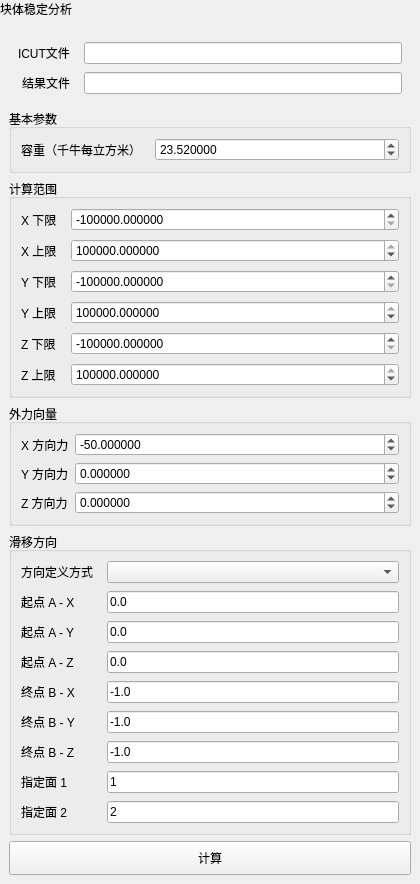
<?xml version='1.0' encoding='UTF-8'?>
<ui version="4.0">
 <class>CaveBlockStabilityWidget</class>
 <widget class="QWidget" name="CaveBlockStabilityWidget">
  <property name="geometry">
   <rect>
    <x>0</x>
    <y>0</y>
    <width>420</width>
    <height>720</height>
   </rect>
  </property>
  <property name="windowTitle">
   <string>块体稳定分析</string>
  </property>
  <layout class="QVBoxLayout" name="rootLayout">
   <item>
    <widget class="QLabel" name="pageHeaderLabel">
     <property name="text">
      <string>块体稳定分析</string>
     </property>
     <property name="visible">
      <bool>false</bool>
     </property>
    </widget>
   </item>
   <item>
    <widget class="QWidget" name="contentWidget">
     <layout class="QVBoxLayout" name="contentLayout">
      <item>
       <widget class="QWidget" name="fileHiddenWidget">
        <property name="visible">
         <bool>false</bool>
        </property>
        <layout class="QFormLayout" name="fileFormLayout">
         <item row="0" column="0">
          <widget class="QLabel" name="labelIcut">
           <property name="sizePolicy">
            <sizepolicy hsizetype="Fixed" vsizetype="Preferred">
             <horstretch>0</horstretch>
             <verstretch>0</verstretch>
            </sizepolicy>
           </property>
           <property name="text">
            <string>ICUT文件</string>
           </property>
           <property name="wordWrap">
            <bool>false</bool>
           </property>
          </widget>
         </item>
         <item row="0" column="1">
          <widget class="QLineEdit" name="icutFileEdit">
           <property name="minimumSize">
            <size>
             <width>10</width>
             <height>0</height>
            </size>
           </property>
          </widget>
         </item>
         <item row="1" column="0">
          <widget class="QLabel" name="labelSafe">
           <property name="sizePolicy">
            <sizepolicy hsizetype="Fixed" vsizetype="Preferred">
             <horstretch>0</horstretch>
             <verstretch>0</verstretch>
            </sizepolicy>
           </property>
           <property name="text">
            <string>结果文件</string>
           </property>
           <property name="wordWrap">
            <bool>false</bool>
           </property>
          </widget>
         </item>
         <item row="1" column="1">
          <widget class="QLineEdit" name="safeFileEdit">
           <property name="minimumSize">
            <size>
             <width>10</width>
             <height>0</height>
            </size>
           </property>
          </widget>
         </item>
         <property name="horizontalSpacing">
          <number>14</number>
         </property>
         <property name="verticalSpacing">
          <number>8</number>
         </property>
         <property name="fieldGrowthPolicy">
          <enum>QFormLayout::AllNonFixedFieldsGrow</enum>
         </property>
         <property name="rowWrapPolicy">
          <enum>QFormLayout::WrapLongRows</enum>
         </property>
         <property name="labelAlignment">
          <set>Qt::AlignRight|Qt::AlignVCenter</set>
         </property>
        </layout>
       </widget>
      </item>
      <item>
       <widget class="QGroupBox" name="basicGroupBox">
        <property name="title">
         <string>基本参数</string>
        </property>
        <layout class="QFormLayout" name="basicFormLayout">
         <property name="labelAlignment">
          <set>Qt::AlignRight|Qt::AlignVCenter</set>
         </property>
         <property name="fieldGrowthPolicy">
          <enum>QFormLayout::AllNonFixedFieldsGrow</enum>
         </property>
         <item row="0" column="0">
          <widget class="QLabel" name="labelWeight">
           <property name="sizePolicy">
            <sizepolicy hsizetype="Fixed" vsizetype="Preferred">
             <horstretch>0</horstretch>
             <verstretch>0</verstretch>
            </sizepolicy>
           </property>
           <property name="text">
            <string>容重（千牛每立方米）</string>
           </property>
           <property name="wordWrap">
            <bool>false</bool>
           </property>
          </widget>
         </item>
         <item row="0" column="1">
          <widget class="CompactDoubleSpinBox" name="weightEdit">
           <property name="minimumSize">
            <size>
             <width>10</width>
             <height>0</height>
            </size>
           </property>
           <property name="decimals">
            <number>6</number>
           </property>
           <property name="minimum">
            <double>-1000000000.000000</double>
           </property>
           <property name="maximum">
            <double>1000000000.000000</double>
           </property>
           <property name="singleStep">
            <double>1.000000</double>
           </property>
           <property name="value">
            <double>23.520000</double>
           </property>
           <property name="keyboardTracking">
            <bool>false</bool>
           </property>
          </widget>
         </item>
         <property name="leftMargin">
          <number>9</number>
         </property>
         <property name="topMargin">
          <number>9</number>
         </property>
         <property name="rightMargin">
          <number>9</number>
         </property>
         <property name="bottomMargin">
          <number>9</number>
         </property>
         <property name="spacing">
          <number>6</number>
         </property>
         <property name="horizontalSpacing">
          <number>14</number>
         </property>
         <property name="verticalSpacing">
          <number>8</number>
         </property>
         <property name="rowWrapPolicy">
          <enum>QFormLayout::WrapLongRows</enum>
         </property>
        </layout>
       </widget>
      </item>
      <item>
       <widget class="QGroupBox" name="rangeGroupBox">
        <property name="title">
         <string>计算范围</string>
        </property>
        <layout class="QFormLayout" name="rangeFormLayout">
         <item row="0" column="0">
          <widget class="QLabel" name="labelXMin">
           <property name="sizePolicy">
            <sizepolicy hsizetype="Fixed" vsizetype="Preferred">
             <horstretch>0</horstretch>
             <verstretch>0</verstretch>
            </sizepolicy>
           </property>
           <property name="text">
            <string>X 下限</string>
           </property>
           <property name="wordWrap">
            <bool>false</bool>
           </property>
          </widget>
         </item>
         <item row="0" column="1">
          <widget class="CompactDoubleSpinBox" name="xMinEdit">
           <property name="minimumSize">
            <size>
             <width>10</width>
             <height>0</height>
            </size>
           </property>
           <property name="decimals">
            <number>6</number>
           </property>
           <property name="minimum">
            <double>-1000000000.000000</double>
           </property>
           <property name="maximum">
            <double>1000000000.000000</double>
           </property>
           <property name="singleStep">
            <double>1.000000</double>
           </property>
           <property name="value">
            <double>-1000000.000000</double>
           </property>
           <property name="keyboardTracking">
            <bool>false</bool>
           </property>
          </widget>
         </item>
         <item row="1" column="0">
          <widget class="QLabel" name="labelXMax">
           <property name="sizePolicy">
            <sizepolicy hsizetype="Fixed" vsizetype="Preferred">
             <horstretch>0</horstretch>
             <verstretch>0</verstretch>
            </sizepolicy>
           </property>
           <property name="text">
            <string>X 上限</string>
           </property>
           <property name="wordWrap">
            <bool>false</bool>
           </property>
          </widget>
         </item>
         <item row="1" column="1">
          <widget class="CompactDoubleSpinBox" name="xMaxEdit">
           <property name="minimumSize">
            <size>
             <width>10</width>
             <height>0</height>
            </size>
           </property>
           <property name="decimals">
            <number>6</number>
           </property>
           <property name="minimum">
            <double>-1000000000.000000</double>
           </property>
           <property name="maximum">
            <double>1000000000.000000</double>
           </property>
           <property name="singleStep">
            <double>1.000000</double>
           </property>
           <property name="value">
            <double>1000000.000000</double>
           </property>
           <property name="keyboardTracking">
            <bool>false</bool>
           </property>
          </widget>
         </item>
         <item row="2" column="0">
          <widget class="QLabel" name="labelYMin">
           <property name="sizePolicy">
            <sizepolicy hsizetype="Fixed" vsizetype="Preferred">
             <horstretch>0</horstretch>
             <verstretch>0</verstretch>
            </sizepolicy>
           </property>
           <property name="text">
            <string>Y 下限</string>
           </property>
           <property name="wordWrap">
            <bool>false</bool>
           </property>
          </widget>
         </item>
         <item row="2" column="1">
          <widget class="CompactDoubleSpinBox" name="yMinEdit">
           <property name="minimumSize">
            <size>
             <width>10</width>
             <height>0</height>
            </size>
           </property>
           <property name="decimals">
            <number>6</number>
           </property>
           <property name="minimum">
            <double>-1000000000.000000</double>
           </property>
           <property name="maximum">
            <double>1000000000.000000</double>
           </property>
           <property name="singleStep">
            <double>1.000000</double>
           </property>
           <property name="value">
            <double>-1000000.000000</double>
           </property>
           <property name="keyboardTracking">
            <bool>false</bool>
           </property>
          </widget>
         </item>
         <item row="3" column="0">
          <widget class="QLabel" name="labelYMax">
           <property name="sizePolicy">
            <sizepolicy hsizetype="Fixed" vsizetype="Preferred">
             <horstretch>0</horstretch>
             <verstretch>0</verstretch>
            </sizepolicy>
           </property>
           <property name="text">
            <string>Y 上限</string>
           </property>
           <property name="wordWrap">
            <bool>false</bool>
           </property>
          </widget>
         </item>
         <item row="3" column="1">
          <widget class="CompactDoubleSpinBox" name="yMaxEdit">
           <property name="minimumSize">
            <size>
             <width>10</width>
             <height>0</height>
            </size>
           </property>
           <property name="decimals">
            <number>6</number>
           </property>
           <property name="minimum">
            <double>-1000000000.000000</double>
           </property>
           <property name="maximum">
            <double>1000000000.000000</double>
           </property>
           <property name="singleStep">
            <double>1.000000</double>
           </property>
           <property name="value">
            <double>1000000.000000</double>
           </property>
           <property name="keyboardTracking">
            <bool>false</bool>
           </property>
          </widget>
         </item>
         <item row="4" column="0">
          <widget class="QLabel" name="labelZMin">
           <property name="sizePolicy">
            <sizepolicy hsizetype="Fixed" vsizetype="Preferred">
             <horstretch>0</horstretch>
             <verstretch>0</verstretch>
            </sizepolicy>
           </property>
           <property name="text">
            <string>Z 下限</string>
           </property>
           <property name="wordWrap">
            <bool>false</bool>
           </property>
          </widget>
         </item>
         <item row="4" column="1">
          <widget class="CompactDoubleSpinBox" name="zMinEdit">
           <property name="minimumSize">
            <size>
             <width>10</width>
             <height>0</height>
            </size>
           </property>
           <property name="decimals">
            <number>6</number>
           </property>
           <property name="minimum">
            <double>-1000000000.000000</double>
           </property>
           <property name="maximum">
            <double>1000000000.000000</double>
           </property>
           <property name="singleStep">
            <double>1.000000</double>
           </property>
           <property name="value">
            <double>-1000000.000000</double>
           </property>
           <property name="keyboardTracking">
            <bool>false</bool>
           </property>
          </widget>
         </item>
         <item row="5" column="0">
          <widget class="QLabel" name="labelZMax">
           <property name="sizePolicy">
            <sizepolicy hsizetype="Fixed" vsizetype="Preferred">
             <horstretch>0</horstretch>
             <verstretch>0</verstretch>
            </sizepolicy>
           </property>
           <property name="text">
            <string>Z 上限</string>
           </property>
           <property name="wordWrap">
            <bool>false</bool>
           </property>
          </widget>
         </item>
         <item row="5" column="1">
          <widget class="CompactDoubleSpinBox" name="zMaxEdit">
           <property name="minimumSize">
            <size>
             <width>10</width>
             <height>0</height>
            </size>
           </property>
           <property name="decimals">
            <number>6</number>
           </property>
           <property name="minimum">
            <double>-1000000000.000000</double>
           </property>
           <property name="maximum">
            <double>1000000000.000000</double>
           </property>
           <property name="singleStep">
            <double>1.000000</double>
           </property>
           <property name="value">
            <double>1000000.000000</double>
           </property>
           <property name="keyboardTracking">
            <bool>false</bool>
           </property>
          </widget>
         </item>
         <property name="leftMargin">
          <number>9</number>
         </property>
         <property name="topMargin">
          <number>9</number>
         </property>
         <property name="rightMargin">
          <number>9</number>
         </property>
         <property name="bottomMargin">
          <number>9</number>
         </property>
         <property name="horizontalSpacing">
          <number>14</number>
         </property>
         <property name="verticalSpacing">
          <number>8</number>
         </property>
         <property name="fieldGrowthPolicy">
          <enum>QFormLayout::AllNonFixedFieldsGrow</enum>
         </property>
         <property name="rowWrapPolicy">
          <enum>QFormLayout::WrapLongRows</enum>
         </property>
         <property name="labelAlignment">
          <set>Qt::AlignLeft|Qt::AlignVCenter</set>
         </property>
        </layout>
       </widget>
      </item>
      <item>
       <widget class="QGroupBox" name="forceGroupBox">
        <property name="title">
         <string>外力向量</string>
        </property>
        <layout class="QGridLayout" name="forceGridLayout">
         <item row="0" column="0">
          <widget class="QLabel" name="labelFx">
           <property name="sizePolicy">
            <sizepolicy hsizetype="Fixed" vsizetype="Preferred">
             <horstretch>0</horstretch>
             <verstretch>0</verstretch>
            </sizepolicy>
           </property>
           <property name="text">
            <string>X 方向力</string>
           </property>
           <property name="wordWrap">
            <bool>false</bool>
           </property>
          </widget>
         </item>
         <item row="0" column="1">
          <widget class="CompactDoubleSpinBox" name="fxEdit">
           <property name="minimumSize">
            <size>
             <width>10</width>
             <height>0</height>
            </size>
           </property>
           <property name="decimals">
            <number>6</number>
           </property>
           <property name="minimum">
            <double>-1000000000.000000</double>
           </property>
           <property name="maximum">
            <double>1000000000.000000</double>
           </property>
           <property name="singleStep">
            <double>1.000000</double>
           </property>
           <property name="value">
            <double>-50.000000</double>
           </property>
           <property name="keyboardTracking">
            <bool>false</bool>
           </property>
          </widget>
         </item>
         <item row="1" column="0">
          <widget class="QLabel" name="labelFy">
           <property name="sizePolicy">
            <sizepolicy hsizetype="Fixed" vsizetype="Preferred">
             <horstretch>0</horstretch>
             <verstretch>0</verstretch>
            </sizepolicy>
           </property>
           <property name="text">
            <string>Y 方向力</string>
           </property>
           <property name="wordWrap">
            <bool>false</bool>
           </property>
          </widget>
         </item>
         <item row="1" column="1">
          <widget class="CompactDoubleSpinBox" name="fyEdit">
           <property name="minimumSize">
            <size>
             <width>10</width>
             <height>0</height>
            </size>
           </property>
           <property name="decimals">
            <number>6</number>
           </property>
           <property name="minimum">
            <double>-1000000000.000000</double>
           </property>
           <property name="maximum">
            <double>1000000000.000000</double>
           </property>
           <property name="singleStep">
            <double>1.000000</double>
           </property>
           <property name="value">
            <double>0.000000</double>
           </property>
           <property name="keyboardTracking">
            <bool>false</bool>
           </property>
          </widget>
         </item>
         <item row="2" column="0">
          <widget class="QLabel" name="labelFz">
           <property name="sizePolicy">
            <sizepolicy hsizetype="Fixed" vsizetype="Preferred">
             <horstretch>0</horstretch>
             <verstretch>0</verstretch>
            </sizepolicy>
           </property>
           <property name="text">
            <string>Z 方向力</string>
           </property>
           <property name="wordWrap">
            <bool>false</bool>
           </property>
          </widget>
         </item>
         <item row="2" column="1">
          <widget class="CompactDoubleSpinBox" name="fzEdit">
           <property name="minimumSize">
            <size>
             <width>10</width>
             <height>0</height>
            </size>
           </property>
           <property name="decimals">
            <number>6</number>
           </property>
           <property name="minimum">
            <double>-1000000000.000000</double>
           </property>
           <property name="maximum">
            <double>1000000000.000000</double>
           </property>
           <property name="singleStep">
            <double>1.000000</double>
           </property>
           <property name="value">
            <double>0.000000</double>
           </property>
           <property name="keyboardTracking">
            <bool>false</bool>
           </property>
          </widget>
         </item>
         <property name="leftMargin">
          <number>9</number>
         </property>
         <property name="topMargin">
          <number>9</number>
         </property>
         <property name="rightMargin">
          <number>9</number>
         </property>
         <property name="bottomMargin">
          <number>9</number>
         </property>
         <property name="horizontalSpacing">
          <number>6</number>
         </property>
         <property name="verticalSpacing">
          <number>6</number>
         </property>
        </layout>
       </widget>
      </item>
      <item>
       <widget class="QGroupBox" name="directionGroupBox">
        <property name="title">
         <string>滑移方向</string>
        </property>
        <layout class="QFormLayout" name="directionFormLayout">
         <item row="0" column="0">
          <widget class="QLabel" name="labelIfDir">
           <property name="sizePolicy">
            <sizepolicy hsizetype="Fixed" vsizetype="Preferred">
             <horstretch>0</horstretch>
             <verstretch>0</verstretch>
            </sizepolicy>
           </property>
           <property name="text">
            <string>方向定义方式</string>
           </property>
           <property name="wordWrap">
            <bool>false</bool>
           </property>
          </widget>
         </item>
         <item row="0" column="1">
          <widget class="QComboBox" name="comboIfDir">
           <property name="minimumSize">
            <size>
             <width>10</width>
             <height>0</height>
            </size>
           </property>
          </widget>
         </item>
         <item row="1" column="0">
          <widget class="QLabel" name="labelAx">
           <property name="sizePolicy">
            <sizepolicy hsizetype="Fixed" vsizetype="Preferred">
             <horstretch>0</horstretch>
             <verstretch>0</verstretch>
            </sizepolicy>
           </property>
           <property name="text">
            <string>起点 A - X</string>
           </property>
           <property name="wordWrap">
            <bool>false</bool>
           </property>
          </widget>
         </item>
         <item row="1" column="1">
          <widget class="QLineEdit" name="axEdit">
           <property name="text">
            <string>0.0</string>
           </property>
           <property name="minimumSize">
            <size>
             <width>10</width>
             <height>0</height>
            </size>
           </property>
          </widget>
         </item>
         <item row="2" column="0">
          <widget class="QLabel" name="labelAy">
           <property name="sizePolicy">
            <sizepolicy hsizetype="Fixed" vsizetype="Preferred">
             <horstretch>0</horstretch>
             <verstretch>0</verstretch>
            </sizepolicy>
           </property>
           <property name="text">
            <string>起点 A - Y</string>
           </property>
           <property name="wordWrap">
            <bool>false</bool>
           </property>
          </widget>
         </item>
         <item row="2" column="1">
          <widget class="QLineEdit" name="ayEdit">
           <property name="text">
            <string>0.0</string>
           </property>
           <property name="minimumSize">
            <size>
             <width>10</width>
             <height>0</height>
            </size>
           </property>
          </widget>
         </item>
         <item row="3" column="0">
          <widget class="QLabel" name="labelAz">
           <property name="sizePolicy">
            <sizepolicy hsizetype="Fixed" vsizetype="Preferred">
             <horstretch>0</horstretch>
             <verstretch>0</verstretch>
            </sizepolicy>
           </property>
           <property name="text">
            <string>起点 A - Z</string>
           </property>
           <property name="wordWrap">
            <bool>false</bool>
           </property>
          </widget>
         </item>
         <item row="3" column="1">
          <widget class="QLineEdit" name="azEdit">
           <property name="text">
            <string>0.0</string>
           </property>
           <property name="minimumSize">
            <size>
             <width>10</width>
             <height>0</height>
            </size>
           </property>
          </widget>
         </item>
         <item row="4" column="0">
          <widget class="QLabel" name="labelBx">
           <property name="sizePolicy">
            <sizepolicy hsizetype="Fixed" vsizetype="Preferred">
             <horstretch>0</horstretch>
             <verstretch>0</verstretch>
            </sizepolicy>
           </property>
           <property name="text">
            <string>终点 B - X</string>
           </property>
           <property name="wordWrap">
            <bool>false</bool>
           </property>
          </widget>
         </item>
         <item row="4" column="1">
          <widget class="QLineEdit" name="bxEdit">
           <property name="text">
            <string>-1.0</string>
           </property>
           <property name="minimumSize">
            <size>
             <width>10</width>
             <height>0</height>
            </size>
           </property>
          </widget>
         </item>
         <item row="5" column="0">
          <widget class="QLabel" name="labelBy">
           <property name="sizePolicy">
            <sizepolicy hsizetype="Fixed" vsizetype="Preferred">
             <horstretch>0</horstretch>
             <verstretch>0</verstretch>
            </sizepolicy>
           </property>
           <property name="text">
            <string>终点 B - Y</string>
           </property>
           <property name="wordWrap">
            <bool>false</bool>
           </property>
          </widget>
         </item>
         <item row="5" column="1">
          <widget class="QLineEdit" name="byEdit">
           <property name="text">
            <string>-1.0</string>
           </property>
           <property name="minimumSize">
            <size>
             <width>10</width>
             <height>0</height>
            </size>
           </property>
          </widget>
         </item>
         <item row="6" column="0">
          <widget class="QLabel" name="labelBz">
           <property name="sizePolicy">
            <sizepolicy hsizetype="Fixed" vsizetype="Preferred">
             <horstretch>0</horstretch>
             <verstretch>0</verstretch>
            </sizepolicy>
           </property>
           <property name="text">
            <string>终点 B - Z</string>
           </property>
           <property name="wordWrap">
            <bool>false</bool>
           </property>
          </widget>
         </item>
         <item row="6" column="1">
          <widget class="QLineEdit" name="bzEdit">
           <property name="text">
            <string>-1.0</string>
           </property>
           <property name="minimumSize">
            <size>
             <width>10</width>
             <height>0</height>
            </size>
           </property>
          </widget>
         </item>
         <item row="7" column="0">
          <widget class="QLabel" name="labelIm1Vertical">
           <property name="sizePolicy">
            <sizepolicy hsizetype="Fixed" vsizetype="Preferred">
             <horstretch>0</horstretch>
             <verstretch>0</verstretch>
            </sizepolicy>
           </property>
           <property name="text">
            <string>指定面 1</string>
           </property>
           <property name="wordWrap">
            <bool>false</bool>
           </property>
          </widget>
         </item>
         <item row="7" column="1">
          <widget class="QLineEdit" name="im1Edit">
           <property name="text">
            <string>1</string>
           </property>
           <property name="minimumSize">
            <size>
             <width>10</width>
             <height>0</height>
            </size>
           </property>
          </widget>
         </item>
         <item row="8" column="0">
          <widget class="QLabel" name="labelIm2Vertical">
           <property name="sizePolicy">
            <sizepolicy hsizetype="Fixed" vsizetype="Preferred">
             <horstretch>0</horstretch>
             <verstretch>0</verstretch>
            </sizepolicy>
           </property>
           <property name="text">
            <string>指定面 2</string>
           </property>
           <property name="wordWrap">
            <bool>false</bool>
           </property>
          </widget>
         </item>
         <item row="8" column="1">
          <widget class="QLineEdit" name="im2Edit">
           <property name="text">
            <string>2</string>
           </property>
           <property name="minimumSize">
            <size>
             <width>10</width>
             <height>0</height>
            </size>
           </property>
          </widget>
         </item>
         <property name="leftMargin">
          <number>9</number>
         </property>
         <property name="topMargin">
          <number>9</number>
         </property>
         <property name="rightMargin">
          <number>9</number>
         </property>
         <property name="bottomMargin">
          <number>9</number>
         </property>
         <property name="horizontalSpacing">
          <number>14</number>
         </property>
         <property name="verticalSpacing">
          <number>8</number>
         </property>
         <property name="fieldGrowthPolicy">
          <enum>QFormLayout::AllNonFixedFieldsGrow</enum>
         </property>
         <property name="rowWrapPolicy">
          <enum>QFormLayout::WrapLongRows</enum>
         </property>
         <property name="labelAlignment">
          <set>Qt::AlignLeft|Qt::AlignVCenter</set>
         </property>
        </layout>
       </widget>
      </item>
      <item>
       <widget class="QPushButton" name="computeBtn">
        <property name="minimumSize">
         <size>
          <width>10</width>
          <height>34</height>
         </size>
        </property>
        <property name="text">
         <string>计算</string>
        </property>
       </widget>
      </item>
      <item>
       <spacer name="verticalSpacer">
        <property name="orientation">
         <enum>Qt::Vertical</enum>
        </property>
        <property name="sizeHint" stdset="0">
         <size>
          <width>20</width>
          <height>40</height>
         </size>
        </property>
       </spacer>
      </item>
      <property name="leftMargin">
       <number>9</number>
      </property>
      <property name="topMargin">
       <number>9</number>
      </property>
      <property name="rightMargin">
       <number>9</number>
      </property>
      <property name="bottomMargin">
       <number>9</number>
      </property>
      <property name="spacing">
       <number>6</number>
      </property>
     </layout>
    </widget>
   </item>
   <property name="leftMargin">
    <number>0</number>
   </property>
   <property name="topMargin">
    <number>0</number>
   </property>
   <property name="rightMargin">
    <number>0</number>
   </property>
   <property name="bottomMargin">
    <number>0</number>
   </property>
   <property name="spacing">
    <number>6</number>
   </property>
  </layout>
 </widget>
  <customwidgets>
  <customwidget><class>CompactDoubleSpinBox</class><extends>QDoubleSpinBox</extends><header>CompactDoubleSpinBox.h</header></customwidget>
 </customwidgets>
 <resources />
 <connections />
</ui>
